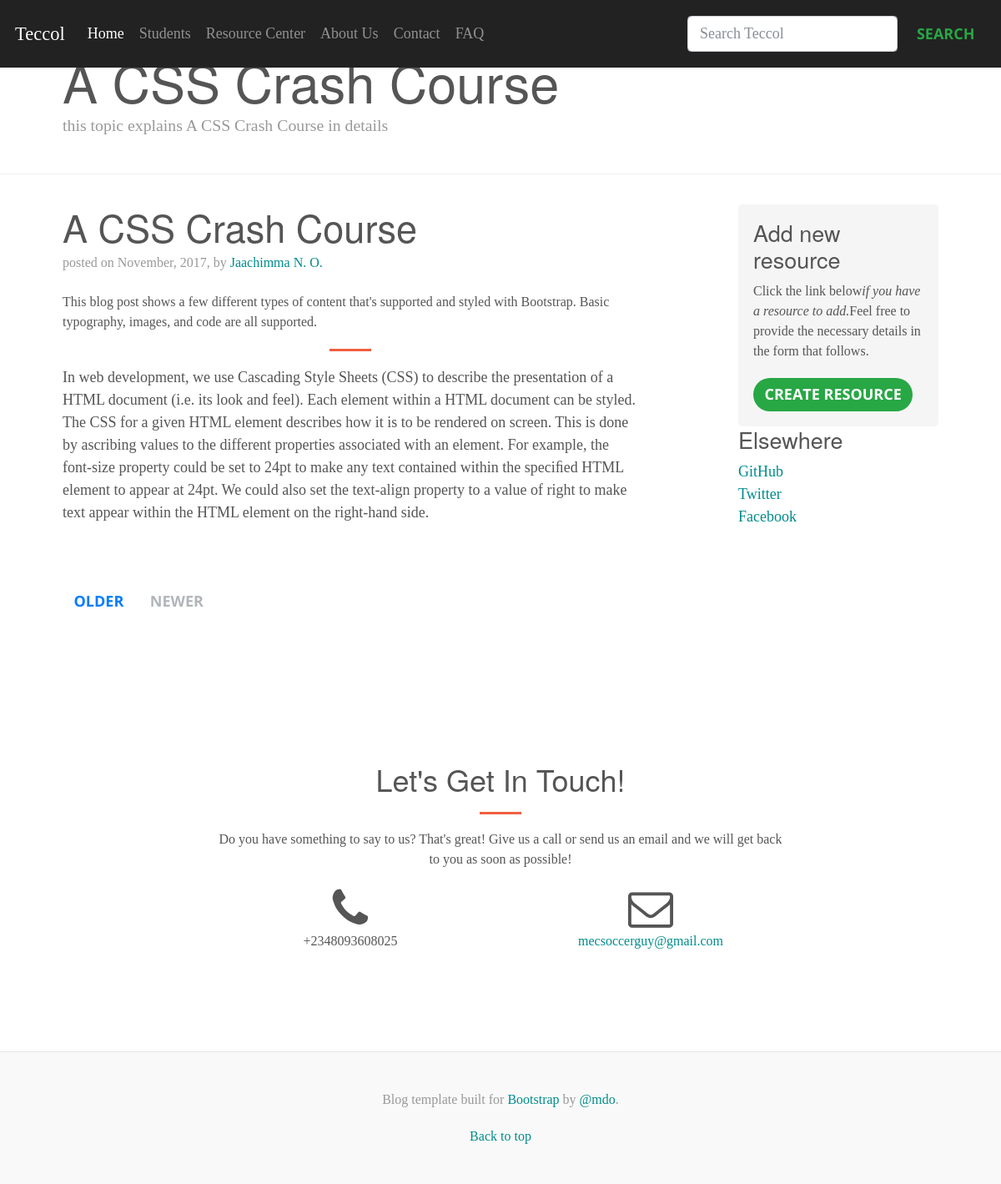
Screenshot of /stures/detail/1/ with the database file from the repository.
### stures/models.py (models this page shows, shortened)
class Resource(models.Model):
    type = models.CharField(max_length=20)
    author = models.CharField(max_length=30)
    topic = models.CharField(max_length=100)
    content = models.CharField(max_length=3000)
    date = models.CharField(max_length=20)

### stures/views.py (the view)
# urls.py: url(r'^detail/(?P<pk>[0-9]+)/$', views.DetailView.as_view(), name='detail'),
class DetailView(generic.DetailView):
    model = Resource
    template_name = 'stures/detail.html'
    context_object_name = 'res'
    def get_queryset(self):
        return Resource.objects.all()

### stures/templates/stures/detail.html (shortened to what this page needs)
{% extends 'stures/blog_template.html' %}
{% load static %}
{% block body %}
    {{ res.content }}
{% endblock %}

### stures/templates/stures/blog_template.html (shortened to what this page needs)
<!DOCTYPE html>
  {% load static %}
<html lang="en">
<head>
    <link rel='stylesheet' type='text/css' href="{% static 'stures/style.css' %}" />
    <link rel="stylesheet" type="text/css" href="{% static 'stures/vendor/bootstrap/css/bootstrap.min.css' %}"/>
    <link rel="stylesheet" type="text/css" href="{% static 'stures/vendor/font-awesome/css/font-awesome.min.css' %}"/>
    <link rel="stylesheet" type="text/css" href="{% static 'stures/vendor/magnific-popup/magnific-popup.css' %}"/>
    <link rel="stylesheet" type="text/css" href="{% static 'stures/css/creative.css' %}"/>
    <link rel="stylesheet" type="text/css" href="{% static 'stures/style.css' %}"/>
</head>
<body>
  <div class="ontainer">
    <nav class="navbar navbar-expand-lg navbar-dark bg-dark fixed-top" >
        <a class="navbar-brand" href="{% url 'stures:index' %}">Teccol</a>
        <div class="collapse navbar-collapse" id="navbarSupportedContent">
            <ul class="navbar-nav mr-auto">
                <li class="nav-item active">
                    <a class="nav-link" href="{% url 'stures:index' %}">Home</a>
                </li>
                <li class="nav-item">
                    <a class="nav-link" href="{% url 'stures:student' %}">Students</a>
                </li>
                <li class="nav-item">
                    <a class="nav-link" href="{% url 'stures:index' %}">Resource Center</a>
                </li>
                <li class="nav-item">
                    <a class="nav-link" href="{% url 'stures:index' %}">About Us</a>
                </li>
                <li class="nav-item">
                    <a class="nav-link" href="#contact">Contact</a>
                </li>
                <li class="nav-item">
                    <a class="nav-link" href="#">FAQ</a>
                </li>
            </ul>
            <form class="form-inline my-2 my-lg-0">
                <input class="form-control mr-sm-2" type="text" placeholder="Search Teccol" aria-label="Search">
                <button class="btn btn-outline-success my-2 my-sm-0" type="submit">Search</button>
            </form>
        </div>
    </nav>
  </div>
    {% if res %}
    <header>
      <div class="blog-header">
        <div class="container">
          <h1 class="blog-title"> {{ res.topic }} </h1>
          <p class="lead blog-description">this topic explains {{ res.topic }} in details </p>
        </div>
      </div>
    </header>
    <main role="main" class="container">
      <div class="row">
        <div class="col-sm-8 blog-main">
          <div class="blog-post">
            <h2 class="blog-post-title">{{ res.topic }}</h2>
            <p class="blog-post-meta">posted on {{ res.date }}, by <a href="#">{{ res.author }}</a></p>
            <p>This blog post shows a few different types of content that's supported and styled with Bootstrap. Basic typography, images, and code are all supported.</p>
            <hr>
    {% block body %}
    {% endblock %}
          </div>
          <nav class="blog-pagination">
            <a class="btn btn-outline-primary" href="#">Older</a>
            <a class="btn btn-outline-secondary disabled" href="#">Newer</a>
          </nav>
        </div>
        <aside class="col-sm-3 ml-sm-auto blog-sidebar">
          <div class="sidebar-module sidebar-module-inset">
            <h4>Add new resource</h4>
            <p>Click the link below<em>if you have a resource to add.</em>Feel free to provide the necessary details in the form that follows.</p>
            <a class="btn btn-success" href="{% url 'stures:add_res' %}">create resource</a>
          </div>
            <h4>Elsewhere</h4>
            <ol class="list-unstyled">
              <li><a href="#">GitHub</a></li>
              <li><a href="#">Twitter</a></li>
              <li><a href="#">Facebook</a></li>
            </ol>
          </div>
    </main>
    {% endif %}
    <section id="contact">
      <div class="container">
        <div class="row">
          <div class="col-lg-8 mx-auto text-center">
            <h2 class="section-heading">Let's Get In Touch!</h2>
            <hr class="primary">
            <p>Do you have something to say to us? That's great! Give us a call or send us an email and we will get back to you as soon as possible!</p>
          </div>
        </div>
        <div class="row">
          <div class="col-lg-4 ml-auto text-center">
            <i class="fa fa-phone fa-3x sr-contact"></i>
            <p>+2348093608025</p>
          </div>
          <div class="col-lg-4 mr-auto text-center">
            <i class="fa fa-envelope-o fa-3x sr-contact"></i>
            <p>
              <a href="mailto:your-email@your-domain.com">mecsoccerguy@gmail.com</a>
            </p>
          </div>
        </div>
      </div>
    </section>
    <footer class="blog-footer">
      <p>Blog template built for <a href="https://getbootstrap.com/">Bootstrap</a> by <a href="https://twitter.com/mdo">@mdo</a>.</p>
      <p>
        <a href="#">Back to top</a>
      </p>
    </footer>
</body>
</html>

### stures/static/stures/style.css (style rules this page uses)
@media (min-width: 48em) { html { font-size: 18px; } }
body { font-family: Georgia, "Times New Roman", Times, serif; color: #555; }
h1, .h1, h2, .h2, h3, .h3, h4, .h4, h5, .h5, h6, .h6 { font-family: "Helvetica Neue", Helvetica, Arial, sans-serif; font-weight: 400; }
.container { max-width: 60rem; }
.nav-link { position: relative; padding: 1rem; font-weight: 500; color: #cdddeb; }
.blog-header { padding-bottom: 1.25rem; margin-bottom: 2rem; border-bottom: .05rem solid #eee; }
.blog-title { margin-bottom: 0; font-size: 2rem; font-weight: 400; }
.blog-description { font-size: 1.1rem; color: #999; }
@media (min-width: 40em) { .blog-title { font-size: 3.5rem; } }
.sidebar-module { padding: 1rem; }
.sidebar-module-inset { padding: 1rem; background-color: #f5f5f5; border-radius: .25rem; }
.blog-pagination { margin-bottom: 4rem; }
.blog-pagination > .btn { border-radius: 2rem; }
.blog-post { margin-bottom: 4rem; }
.blog-post-title { margin-bottom: .25rem; font-size: 2.5rem; }
.blog-post-meta { margin-bottom: 1.25rem; color: #999; }
.blog-footer { padding: 2.5rem 0; color: #999; text-align: center; background-color: #f9f9f9; border-top: .05rem solid #e5e5e5; }
.blog-footer p:last-child { margin-bottom: 0; }

### stures/static/stures/css/creative.css (style rules this page uses)
body, html { width: 100%; height: 100%; }
body { font-family: 'Merriweather', 'Helvetica Neue', Arial, sans-serif; }
.ontainer { padding-bottom: 5%; }
hr { max-width: 50px; border-width: 3px; border-color: #F05F40; }
a { color: #008b8b; -webkit-transition: all 0.2s; -moz-transition: all 0.2s; transition: all 0.2s; }
h1, h2, h3, h4, h5, h6 { font-family: 'Open Sans', 'Helvetica Neue', Arial, sans-serif; }
p { font-size: 16px; line-height: 1.5; margin-bottom: 20px; }
.bg-dark { color: white; background-color: #222222 !important; }
section { padding: 100px 0; }
.section-heading { margin-top: 0; }
body { -webkit-tap-highlight-color: #222222; }
.btn { font-weight: 700; text-transform: uppercase; border: none; border-radius: 300px; font-family: 'Open Sans', 'Helvetica Neue', Arial, sans-serif; }

### rows the page displays
Resource: topic "A CSS Crash Course", date "November, 2017", author "Jaachimma N. O.", content "In web development, we use Cascading Style Sheets (CSS) to describe the presentation of a HTML document (i.e. its look and feel). Each element within a HTML document can be styled. The CSS for a given HTML element describes how it is to be rendered on screen. This is done by ascribing values to the different properties associated with an element. For example, the font-size property could be set to 24pt to make any text contained within the speciﬁed HTML element to appear at 24pt. We could also set the text-align property to a value of right to make text appear within the HTML element on the right-hand side."
